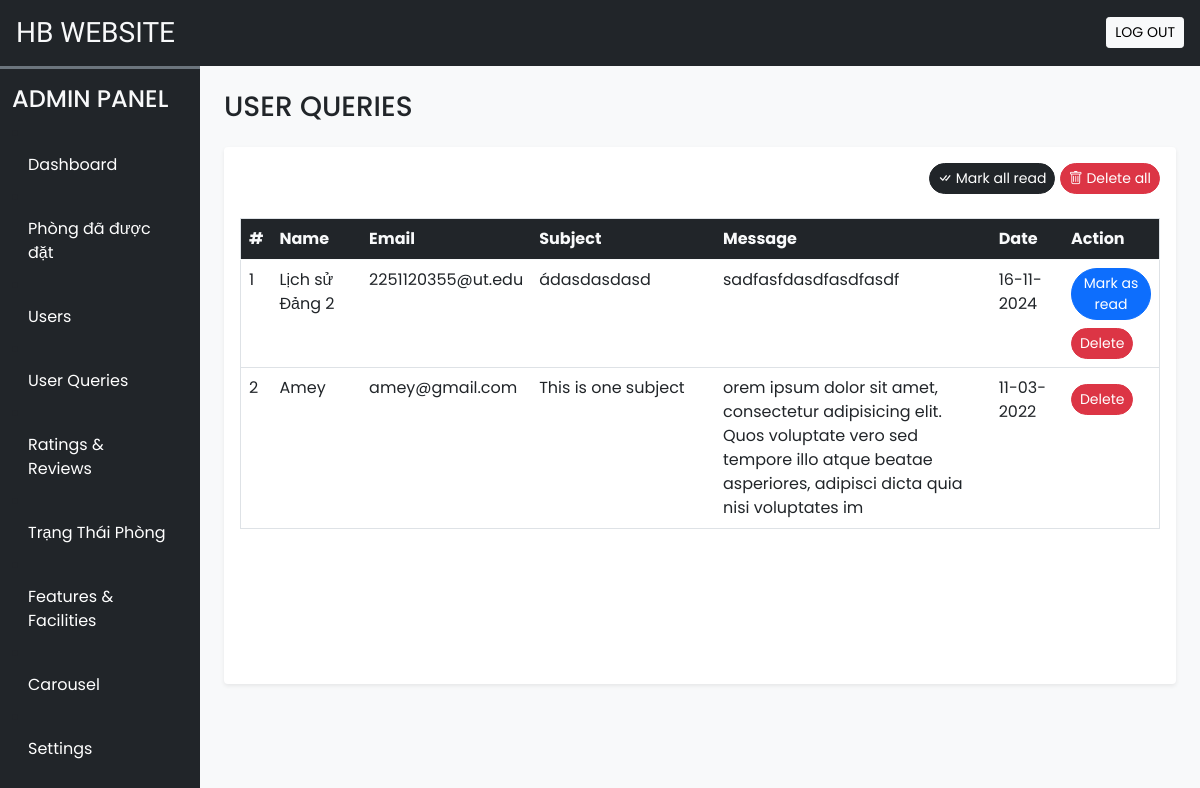
The app's page /admin/user_queries.php (signed in) with its own data.
### tables this page shows
CREATE TABLE `user_queries` (
  `sr_no` int(11) NOT NULL,
  `name` varchar(50) NOT NULL,
  `email` varchar(150) NOT NULL,
  `subject` varchar(200) NOT NULL,
  `message` varchar(500) NOT NULL,
  `datentime` datetime NOT NULL DEFAULT current_timestamp(),
  `seen` tinyint(4) NOT NULL DEFAULT 0
);

### admin/user_queries.php (the view, shortened to what this page needs)
<!DOCTYPE html>
<html lang="en">
<head>
  <?php require('inc/links.php'); ?>
</head>
<body class="bg-light">
  <?php require('inc/header.php'); ?>
  <div class="container-fluid" id="main-content">
    <div class="row">
      <div class="col-lg-10 ms-auto p-4 overflow-hidden">
        <h3 class="mb-4">USER QUERIES</h3>
        <div class="card border-0 shadow-sm mb-4">
          <div class="card-body">
            <div class="text-end mb-4">
              <a href="?seen=all" class="btn btn-dark rounded-pill shadow-none btn-sm">
                <i class="bi bi-check-all"></i> Mark all read
              </a>
              <a href="?del=all" class="btn btn-danger rounded-pill shadow-none btn-sm">
                <i class="bi bi-trash"></i> Delete all
              </a>
            </div>
            <div class="table-responsive-md" style="height: 450px; overflow-y: scroll;">
              <table class="table table-hover border">
                <thead class="sticky-top">
                  <tr class="bg-dark text-light">
                    <th scope="col">#</th>
                    <th scope="col">Name</th>
                    <th scope="col">Email</th>
                    <th scope="col" width="20%">Subject</th>
                    <th scope="col" width="30%">Message</th>
                    <th scope="col">Date</th>
                    <th scope="col">Action</th>
                  </tr>
                </thead>
                <tbody>
                  <?php
                    $q = "SELECT * FROM `user_queries` ORDER BY `sr_no` DESC";
                    $data = mysqli_query($con,$q);
                    $i=1;
                    while($row = mysqli_fetch_assoc($data))
                    {
                      $date = date('d-m-Y',strtotime($row['datentime']));
                      $seen='';
                      if($row['seen']!=1){
                        $seen = "<a href='?seen=$row[sr_no]' class='btn btn-sm rounded-pill btn-primary'>Mark as read</a> <br>";
                      }
                      $seen.="<a href='?del=$row[sr_no]' class='btn btn-sm rounded-pill btn-danger mt-2'>Delete</a>";
                      echo<<<query
                        <tr>
                          <td>$i</td>
                          <td>$row[name]</td>
                          <td>$row[email]</td>
                          <td>$row[subject]</td>
                          <td>$row[message]</td>
                          <td>$date</td>
                          <td>$seen</td>
                        </tr>
                      query;
                      $i++;
                    }
                  ?>
                </tbody>
              </table>
            </div>
          </div>
        </div>
      </div>
    </div>
  </div>
</body>
</html>

### admin/css/common.css (style rules this page uses)
:root { --teal: #2ec1ac; --teal_hover: #279e8c; }
* { font-family: 'Poppins', sans-serif; }

### records on screen
user_queries: name "Lịch sử Đảng 2", email "2251120355@ut.edu", subject "ádasdasdasd", message "sadfasfdasdfasdfasdf", datentime "16-11-2024"
user_queries: name "Amey", email "amey@gmail.com", subject "This is one subject", message "orem ipsum dolor sit amet, consectetur adipisicing elit. Quos voluptate vero sed tempore illo atque beatae asperiores, adipisci dicta quia nisi voluptates im", datentime "11-03-2022"
